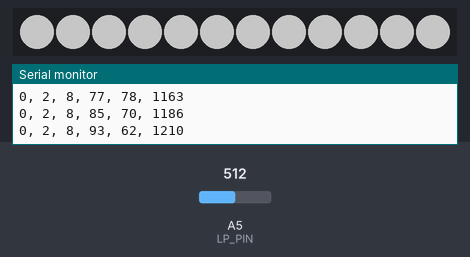
A sketch run on a simulated Arduino Uno, built with avr-gcc and run on an emulated ATmega328P. Parts: 12 RGB LEDs in strip order, left to right, the last lines printed to the serial monitor. Inputs (shaded band) come from the test bench; at power-on: A5 (LP_PIN) = 512. Dim RGB values are drawn brighter than linear.

Above: at 1.27 s.
1.3 s: A5 (LP_PIN) set to 0
At 2.2 s:
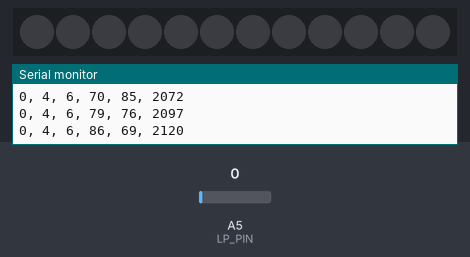
2.8 s: A5 (LP_PIN) set to 122
At 3.28 s:
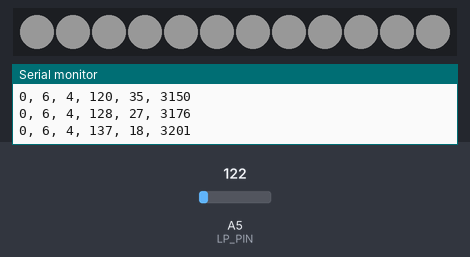
4.3 s: A5 (LP_PIN) set to 306
Timing chart, 0 to 7.3 s (numbered marks = the images above; inputs shaded):
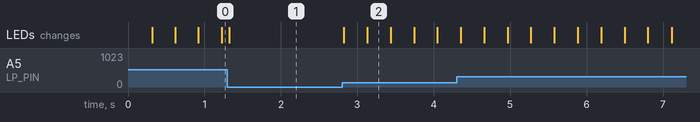

The sketch:

squidward_led.ino
```cpp
#include <FastLED.h>
#include <linear_potentiometer.h>
#include <chapter.h>

#define LED_PIN     7
#define NUM_LEDS    12
#define LP_PIN A5

#define CHAPTERS_PER_ERA 3
#define TICKS_PER_CHAPTER 155
#define MS_PER_TICK 10

CRGB leds[NUM_LEDS];

void setup() {
    Serial.begin(9600);
    FastLED.addLeds<WS2812, LED_PIN, GRB>(leds, NUM_LEDS);
    linear_potentiometer_setup(LP_PIN);
    chapter_setup(CHAPTERS_PER_ERA, TICKS_PER_CHAPTER, MS_PER_TICK);
}

void loop() {
    ChapterInfo chapterInfo = chapter_read();

    Serial.print(chapterInfo.era);
    Serial.print(", ");
    Serial.print(chapterInfo.chapter);
    Serial.print(", ");
    Serial.print(chapterInfo.chapterInverse);
    Serial.print(", ");
    Serial.print(chapterInfo.tick);
    Serial.print(", ");
    Serial.print(chapterInfo.tickInverse);
    Serial.print(", ");
    Serial.print(chapterInfo.ms);
    Serial.println("");

    float lpRatio = linear_potentiometer_read(LP_PIN);

    for (int ledIndex = 0; ledIndex < NUM_LEDS; ledIndex +=1) {
        int red = 100 + chapterInfo.tick;
        int green = 100 + chapterInfo.tick;
        int blue = 100 + chapterInfo.tick;

        red = int(red * lpRatio);
        green = int(green * lpRatio);
        blue = int(blue * lpRatio);

        leds[ledIndex] = CRGB(red, green, blue);
    }
    FastLED.show();
    delay(10);
}
```

Measured:
- after the input at 1.3 s, the LEDs: change at once (image 1)
- after the input at 2.8 s, the LEDs: first change at once (image 2 shows a later state)
